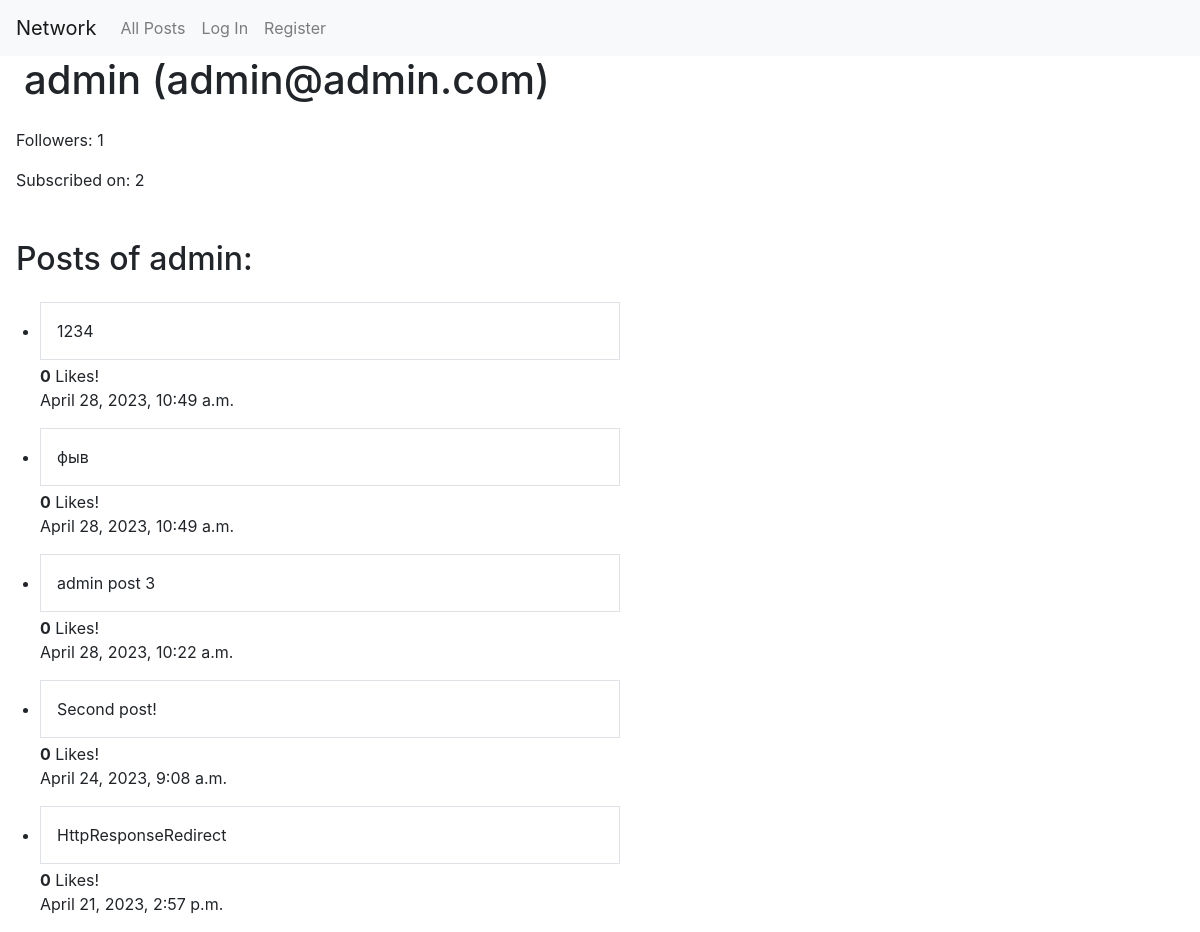
/profile/1, run on an earlier commit of the app's database.
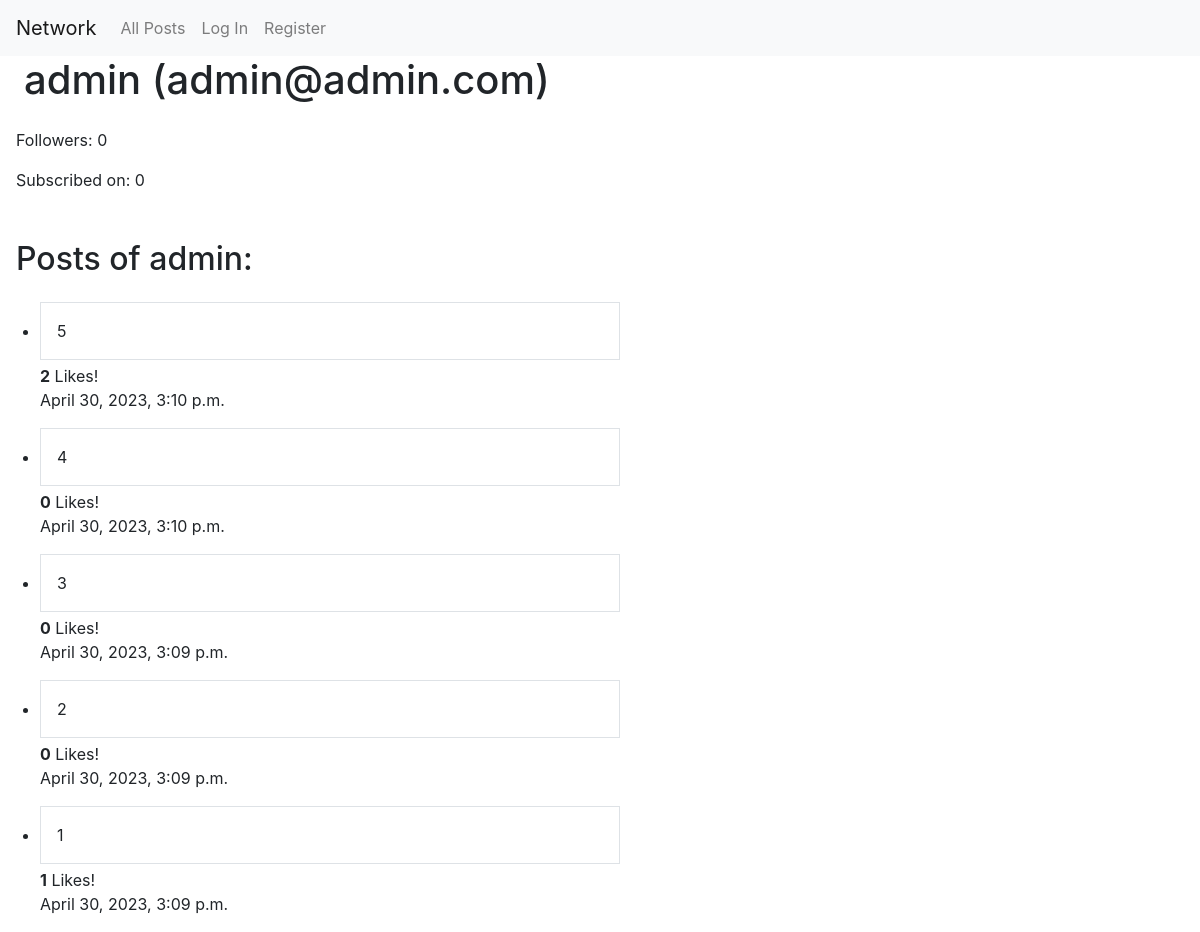
And on a later commit of the database.
### network/models.py (models this page shows, shortened)
class Post(models.Model):
    author = models.ForeignKey(User, on_delete=models.CASCADE, related_name="posts")
    content = models.CharField(max_length=150)
    likes = models.ManyToManyField(User, blank=True, verbose_name="Users that liked post", related_name="liked_posts")
    date = models.DateTimeField(auto_now_add=True)

### network/views.py (the view)
# urls.py: path("profile/<int:user_id>", views.profile, name="profile"),
def profile(request, user_id):
    profile = User.objects.get(pk=user_id)
    followers = Follow.objects.filter(target=profile).count()
    follows =  Follow.objects.filter(follower=profile).count()
    posts = Post.objects.filter(author=profile).order_by("-date")
    return render(request, "network/profile.html", {
        "profile": profile,
        "followers": followers,
        "follows": follows,
        "posts": posts,
    })

### network/templates/network/profile.html (shortened to what this page needs)
{% extends "network/layout.html" %}
{% block body %}
<h1 class="px-4">{{ profile }} ({{ profile.email }})</h1>
<div class="p-3">
	<p>Followers: <span id="followers">{{ followers }}</span></p>
	<p id="follows">Subscribed on: {{ follows }}</p>
</div>
<h2 class="p-3">Posts of {{ profile }}:</h2>
<ul>
	{% for post in posts %}
		<li>
			<div id="content_{{ post.id }}" class="p-3 border w-50 mb-1">{{ post.content }}</div>
			<div><b id="likeCount_{{ post.id }}">{{ post.likes.count }}</b> Likes!
                    </div>
			<p>{{ post.date }}</p>
		</li>
	{% endfor %}
</ul>
{% endblock %}

What changed in the data, as far as the page shows it:
removed Post: content "1234", likes.count "0", date "April 28, 2023, 10:49 a.m."
removed Post: content "фыв", likes.count "0", date "April 28, 2023, 10:49 a.m."
no longer on this page (row edited): Post: content "admin post 3", likes.count "0", date "April 28, 2023, 10:22 a.m."
now on this page (row edited): Post: content "5", likes.count "2", date "April 30, 2023, 3:10 p.m."
now on this page (row edited): Post: content "4", likes.count "0", date "April 30, 2023, 3:10 p.m."
now on this page (row edited): Post: content "3", likes.count "0", date "April 30, 2023, 3:09 p.m."
changed Post (number 4 of 5 on the later page): content "Second post!" → "2"; date "April 24, 2023, 9:08 a.m." → "April 30, 2023, 3:09 p.m."
changed Post (number 5 of 5 on the later page): content "HttpResponseRedirect" → "1"; likes.count "0" → "1"; date "April 21, 2023, 2:57 p.m." → "April 30, 2023, 3:09 p.m."
Also different on the page:
{{ followers }}: "1" → "0"
{{ follows }}: "2" → "0"
